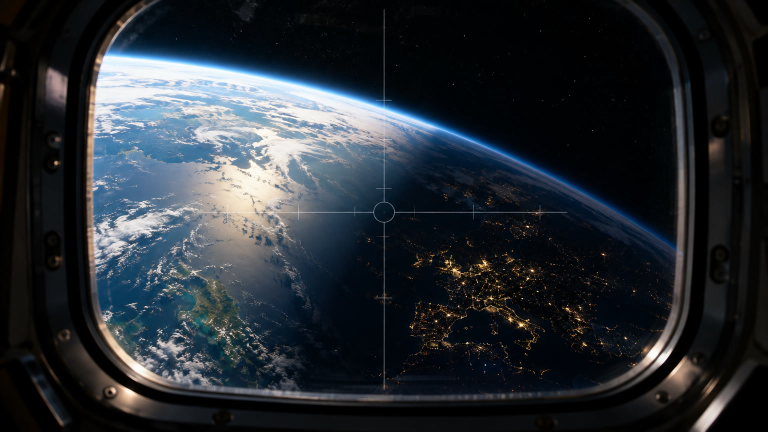
#> input picture studio/stories/apollo13/img_jpg/33.jpg, 1536 x 864 px, found by its file name (shown at 1/2 size)
$ python thumb.py
#> lines starting #> are read from the running program, lines starting #| are printed output that depends on the picture
# YouTube thumbnail (1280x720) from scene images + bold Arabic text.
from PIL import Image, ImageDraw, ImageFont, ImageFilter, ImageEnhance
W, H = 1280, 720
F = 'NotoNaskhArabic-Bold.ttf'
def font(sz): return ImageFont.truetype(F, sz, layout_engine=ImageFont.Layout.RAQM)
def text(d, xy, t, sz, fill, stroke=10, anchor='ra'):
    d.text(xy, t, font=font(sz), fill=fill, stroke_width=stroke, stroke_fill=(0, 0, 0), direction='rtl', language='ar', anchor=anchor)
bg = Image.open('img_jpg/33.jpg').convert('RGB').resize((W, H), Image.LANCZOS)
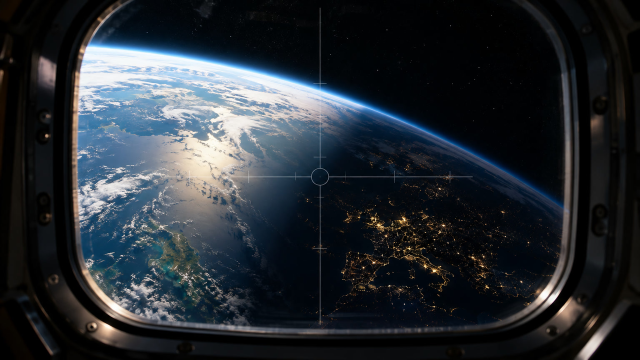
#> bg: PIL image 1280x720 RGB (shown at 1/2 size); mean R, G, B 39.4, 45.1, 50.8
bg = ImageEnhance.Contrast(ImageEnhance.Color(bg).enhance(1.25)).enhance(1.1)
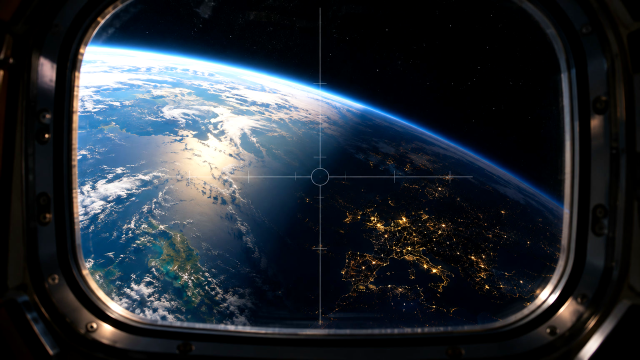
#> bg: PIL image 1280x720 RGB (shown at 1/2 size); mean R, G, B 38.6, 45.4, 52.9
# dark gradient on the right for text
ov = Image.new('L', (W, H), 0); g = ImageDraw.Draw(ov)
for x in range(W):
    g.line([(x, 0), (x, H)], fill=int(max(0, (x - 520) / (W - 520)) * 190))
bg.paste(Image.new('RGB', (W, H), (0, 0, 0)), (0, 0), ov)
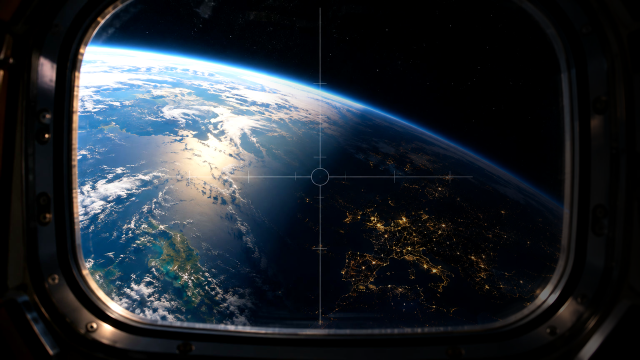
#> bg: PIL image 1280x720 RGB (shown at 1/2 size); mean R, G, B 35.5, 41.9, 48.6
d = ImageDraw.Draw(bg)
text(d, (W - 40, 15), 'ما انغلب', 140, (255, 255, 255), 12)
text(d, (W - 40, 190), 'ولا مرة', 150, (255, 214, 60), 12)
text(d, (W - 40, 365), 'قديس السيف!', 160, (255, 80, 60), 11)
# small "قصة حقيقية" tag
tag = 'قصة حقيقية'; f = font(46); bb = d.textbbox((0, 0), tag, font=f, direction='rtl', language='ar')
#> after `bb = d.textbbox((0, 0), tag, font=f, direction='rtl', language='ar')`: bb = (0, 13, 229, 50)
tw, th = bb[2] - bb[0], bb[3] - bb[1]
#> tw = 229; th = 37
d.rounded_rectangle([W - 40 - tw - 40, 600, W - 40, 600 + th + 34], 14, fill=(200, 20, 30))
d.text((W - 60, 612), tag, font=f, fill=(255, 255, 255), direction='rtl', language='ar', anchor='ra')
bg.save('thumb.jpg', quality=92)
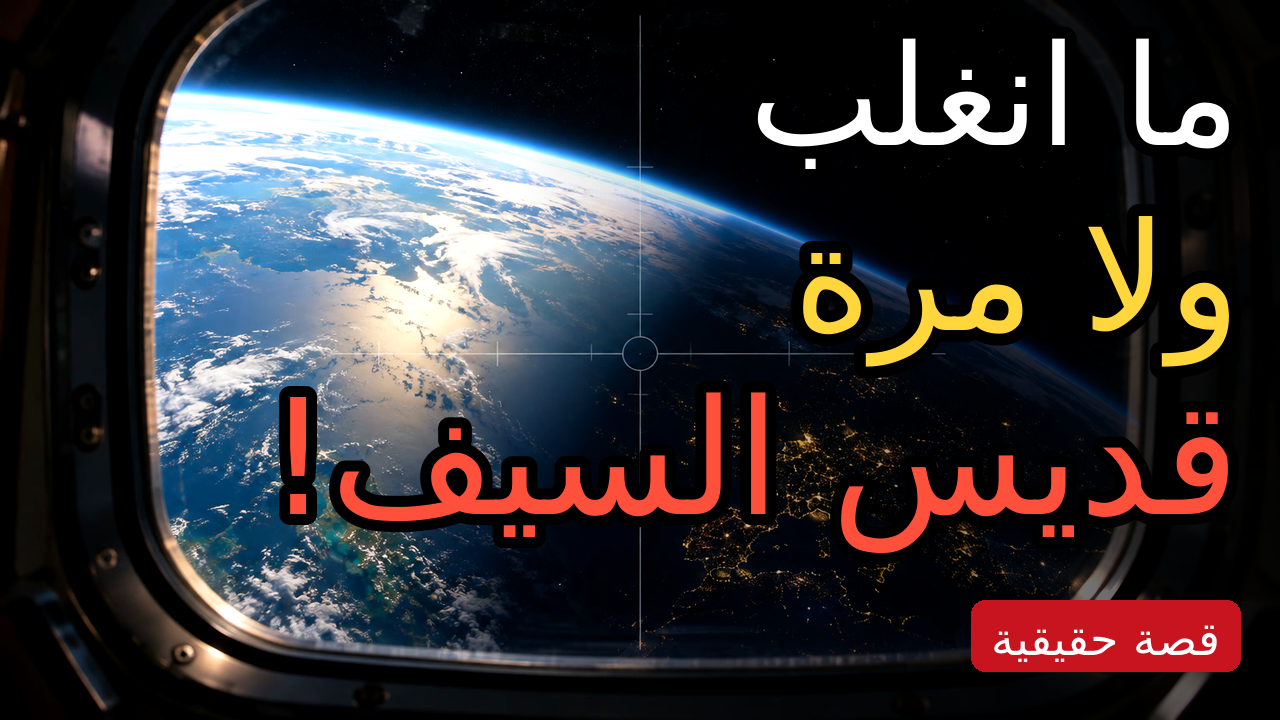
#> saved as thumb.jpg: PIL image 1280x720 RGB; mean R, G, B 51.2, 48.2, 51.9
